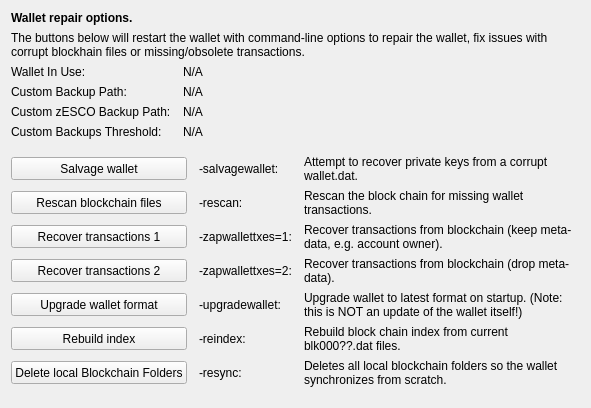
     <widget class="QWidget" name="tab_repair">
      <attribute name="title">
       <string>&amp;Wallet Repair</string>
      </attribute>
      <layout class="QGridLayout" name="gridLayout_4" columnstretch="0,0,0,0">
       <property name="horizontalSpacing">
        <number>12</number>
       </property>
       <item row="0" column="0" colspan="4">
        <widget class="QLabel" name="label_repair_header">
         <property name="font">
          <font>
           <weight>75</weight>
           <bold>true</bold>
          </font>
         </property>
         <property name="text">
          <string>Wallet repair options.</string>
         </property>
        </widget>
       </item>
       <item row="1" column="0" colspan="4">
        <widget class="QLabel" name="label_repair_helptext">
         <property name="font">
          <font>
           <weight>50</weight>
           <bold>false</bold>
          </font>
         </property>
         <property name="text">
          <string>The buttons below will restart the wallet with command-line options to repair the wallet, fix issues with corrupt blockhain files or missing/obsolete transactions.</string>
         </property>
         <property name="wordWrap">
          <bool>true</bool>
         </property>
        </widget>
       </item>
       <item row="2" column="0">
        <widget class="QLabel" name="wallet_path_label">
         <property name="text">
          <string>Wallet In Use:</string>
         </property>
        </widget>
       </item>
       <item row="2" column="1" colspan="3">
        <widget class="QLabel" name="wallet_path">
         <property name="cursor">
          <cursorShape>IBeamCursor</cursorShape>
         </property>
         <property name="text">
          <string>N/A</string>
         </property>
         <property name="textFormat">
          <enum>Qt::PlainText</enum>
         </property>
         <property name="textInteractionFlags">
          <set>Qt::LinksAccessibleByMouse|Qt::TextSelectableByKeyboard|Qt::TextSelectableByMouse</set>
         </property>
        </widget>
       </item>
       <item row="3" column="0">
        <widget class="QLabel" name="wallet_custombackuppath_label">
         <property name="text">
          <string>Custom Backup Path:</string>
         </property>
         <property name="visible">
          <bool>false</bool>
         </property>
        </widget>
       </item>
       <item row="3" column="1" colspan="3">
        <widget class="QLabel" name="wallet_custombackuppath">
         <property name="cursor">
          <cursorShape>IBeamCursor</cursorShape>
         </property>
         <property name="text">
          <string>N/A</string>
         </property>
         <property name="textFormat">
          <enum>Qt::PlainText</enum>
         </property>
         <property name="textInteractionFlags">
          <set>Qt::LinksAccessibleByMouse|Qt::TextSelectableByKeyboard|Qt::TextSelectableByMouse</set>
         </property>
         <property name="visible">
          <bool>false</bool>
         </property>
        </widget>
       </item>
       <item row="4" column="0">
        <widget class="QLabel" name="wallet_customzpivbackuppath_label">
         <property name="text">
          <string>Custom zESCO Backup Path:</string>
         </property>
         <property name="visible">
          <bool>false</bool>
         </property>
        </widget>
       </item>
       <item row="4" column="1" colspan="3">
        <widget class="QLabel" name="wallet_customzpivbackuppath">
         <property name="cursor">
          <cursorShape>IBeamCursor</cursorShape>
         </property>
         <property name="text">
          <string>N/A</string>
         </property>
         <property name="textFormat">
          <enum>Qt::PlainText</enum>
         </property>
         <property name="textInteractionFlags">
          <set>Qt::LinksAccessibleByMouse|Qt::TextSelectableByKeyboard|Qt::TextSelectableByMouse</set>
         </property>
         <property name="visible">
          <bool>false</bool>
         </property>
        </widget>
       </item>
       <item row="5" column="0">
        <widget class="QLabel" name="wallet_custombackupthreshold_label">
         <property name="text">
          <string>Custom Backups Threshold:</string>
         </property>
         <property name="visible">
          <bool>false</bool>
         </property>
        </widget>
       </item>
       <item row="5" column="1" colspan="3">
        <widget class="QLabel" name="wallet_custombackupthreshold">
         <property name="cursor">
          <cursorShape>IBeamCursor</cursorShape>
         </property>
         <property name="text">
          <string>N/A</string>
         </property>
         <property name="textFormat">
          <enum>Qt::PlainText</enum>
         </property>
         <property name="textInteractionFlags">
          <set>Qt::LinksAccessibleByMouse|Qt::TextSelectableByKeyboard|Qt::TextSelectableByMouse</set>
         </property>
         <property name="visible">
          <bool>false</bool>
         </property>
        </widget>
       </item>
       <item row="6" column="0">
        <spacer name="verticalSpacer_repair1">
         <property name="orientation">
          <enum>Qt::Vertical</enum>
         </property>
         <property name="sizeHint" stdset="0">
          <size>
           <width>10</width>
           <height>10</height>
          </size>
         </property>
        </spacer>
       </item>
       <item row="7" column="0" colspan="2">
        <widget class="QPushButton" name="btn_salvagewallet">
         <property name="minimumSize">
          <size>
           <width>100</width>
           <height>23</height>
          </size>
         </property>
         <property name="text">
          <string>Salvage wallet</string>
         </property>
        </widget>
       </item>
       <item row="7" column="2">
        <widget class="QLabel" name="label_repair_salvage_command">
         <property name="text">
          <string notr="true">-salvagewallet:</string>
         </property>
        </widget>
       </item>
       <item row="7" column="3">
        <widget class="QLabel" name="label_repair_salvage">
         <property name="text">
          <string>Attempt to recover private keys from a corrupt wallet.dat.</string>
         </property>
         <property name="wordWrap">
          <bool>true</bool>
         </property>
        </widget>
       </item>
       <item row="8" column="0" colspan="2">
        <widget class="QPushButton" name="btn_rescan">
         <property name="minimumSize">
          <size>
           <width>100</width>
           <height>23</height>
          </size>
         </property>
         <property name="text">
          <string>Rescan blockchain files</string>
         </property>
        </widget>
       </item>
       <item row="8" column="2">
        <widget class="QLabel" name="label_repair_rescan_command">
         <property name="text">
          <string notr="true">-rescan:</string>
         </property>
        </widget>
       </item>
       <item row="8" column="3">
        <widget class="QLabel" name="label_repair_rescan">
         <property name="text">
          <string>Rescan the block chain for missing wallet transactions.</string>
         </property>
         <property name="wordWrap">
          <bool>true</bool>
         </property>
        </widget>
       </item>
       <item row="9" column="0" colspan="2">
        <widget class="QPushButton" name="btn_zapwallettxes1">
         <property name="minimumSize">
          <size>
           <width>100</width>
           <height>23</height>
          </size>
         </property>
         <property name="text">
          <string>Recover transactions 1</string>
         </property>
        </widget>
       </item>
       <item row="9" column="2">
        <widget class="QLabel" name="label_repair_zap1_command">
         <property name="text">
          <string notr="true">-zapwallettxes=1:</string>
         </property>
        </widget>
       </item>
       <item row="9" column="3">
        <widget class="QLabel" name="label_repair_zap1">
         <property name="text">
          <string>Recover transactions from blockchain (keep meta-data, e.g. account owner).</string>
         </property>
         <property name="wordWrap">
          <bool>true</bool>
         </property>
        </widget>
       </item>
       <item row="10" column="0" colspan="2">
        <widget class="QPushButton" name="btn_zapwallettxes2">
         <property name="minimumSize">
          <size>
           <width>100</width>
           <height>23</height>
          </size>
         </property>
         <property name="text">
          <string>Recover transactions 2</string>
         </property>
        </widget>
       </item>
       <item row="10" column="2">
        <widget class="QLabel" name="label_repair_zap2_command">
         <property name="text">
          <string notr="true">-zapwallettxes=2:</string>
         </property>
        </widget>
       </item>
       <item row="10" column="3">
        <widget class="QLabel" name="label_repair_zap2">
         <property name="text">
          <string>Recover transactions from blockchain (drop meta-data).</string>
         </property>
         <property name="wordWrap">
          <bool>true</bool>
         </property>
        </widget>
       </item>
       <item row="11" column="0" colspan="2">
        <widget class="QPushButton" name="btn_upgradewallet">
         <property name="minimumSize">
          <size>
           <width>100</width>
           <height>23</height>
          </size>
         </property>
         <property name="text">
          <string>Upgrade wallet format</string>
         </property>
        </widget>
       </item>
       <item row="11" column="2">
        <widget class="QLabel" name="label_repair_upgrade_command">
         <property name="text">
          <string notr="true">-upgradewallet:</string>
         </property>
        </widget>
       </item>
       <item row="11" column="3">
        <widget class="QLabel" name="label_repair_upgrade">
         <property name="text">
          <string>Upgrade wallet to latest format on startup. (Note: this is NOT an update of the wallet itself!)</string>
         </property>
         <property name="wordWrap">
          <bool>true</bool>
         </property>
        </widget>
       </item>
       <item row="12" column="0" colspan="2">
        <widget class="QPushButton" name="btn_reindex">
         <property name="minimumSize">
          <size>
           <width>100</width>
           <height>23</height>
          </size>
         </property>
         <property name="text">
          <string>Rebuild index</string>
         </property>
        </widget>
       </item>
       <item row="12" column="2">
        <widget class="QLabel" name="label_repair_reindex_command">
         <property name="text">
          <string notr="true">-reindex:</string>
         </property>
        </widget>
       </item>
       <item row="12" column="3">
        <widget class="QLabel" name="label_repair_reindex">
         <property name="text">
          <string>Rebuild block chain index from current blk000??.dat files.</string>
         </property>
         <property name="wordWrap">
          <bool>true</bool>
         </property>
        </widget>
       </item>
       <item row="13" column="0" colspan="2">
        <widget class="QPushButton" name="btn_resync">
         <property name="minimumSize">
          <size>
           <width>100</width>
           <height>23</height>
          </size>
         </property>
         <property name="text">
          <string>Delete local Blockchain Folders</string>
         </property>
        </widget>
       </item>
       <item row="13" column="2">
        <widget class="QLabel" name="label_repair_resync_command">
         <property name="text">
          <string>-resync:</string>
         </property>
        </widget>
       </item>
       <item row="13" column="3">
        <widget class="QLabel" name="label_repair_resync">
         <property name="text">
          <string>Deletes all local blockchain folders so the wallet synchronizes from scratch.</string>
         </property>
         <property name="wordWrap">
          <bool>true</bool>
         </property>
        </widget>
       </item>
       <item row="14" column="0">
        <spacer name="verticalSpacer_repair2">
         <property name="orientation">
          <enum>Qt::Vertical</enum>
         </property>
         <property name="sizeHint" stdset="0">
          <size>
           <width>20</width>
           <height>10</height>
          </size>
         </property>
        </spacer>
       </item>
      </layout>
     </widget>
